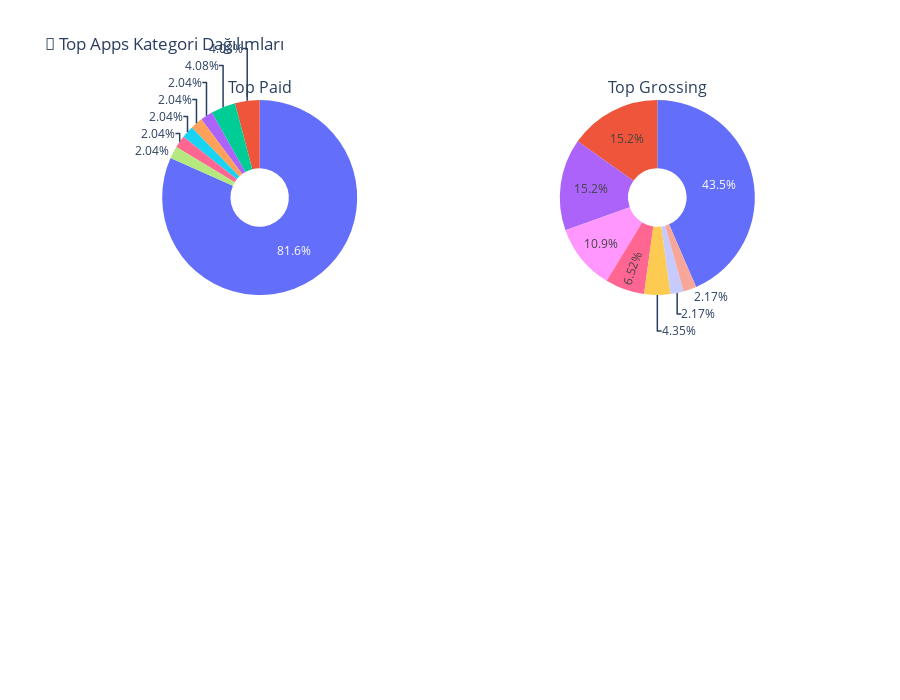

The cell this chart's notebook holds for it:
### Code cell
# Kategori dağılımı analizi
if top_apps_dfs:
    print('\n📊 KATEGORİ DAĞILIMI ANALİZİ')
    print('='*60)
    
    # Her liste için kategori dağılımı
    category_stats = {}
    
    for list_name, df in top_apps_dfs.items():
        if 'category' in df.columns:
            category_counts = df['category'].value_counts()
            category_stats[list_name] = category_counts
            
            print(f'\n{list_name.upper()} - En Popüler Kategoriler:')
            for cat, count in category_counts.head(5).items():
                print(f'  • {cat}: {count} uygulama ({count/len(df)*100:.1f}%)')
    
    # Görselleştirme
    if category_stats:
        fig = make_subplots(
            rows=2, cols=2,
            subplot_titles=[name.replace('_', ' ').title() for name in list(category_stats.keys())[:4]],
            specs=[[{'type': 'pie'}, {'type': 'pie'}],
                   [{'type': 'pie'}, {'type': 'pie'}]]
        )
        
        positions = [(1,1), (1,2), (2,1), (2,2)]
        
        for (list_name, cat_counts), (row, col) in zip(list(category_stats.items())[:4], positions):
            fig.add_trace(
                go.Pie(
                    labels=cat_counts.index[:8],
                    values=cat_counts.values[:8],
                    name=list_name,
                    hole=0.3
                ),
                row=row, col=col
            )
        
        fig.update_layout(
            title_text='📱 Top Apps Kategori Dağılımları',
            height=700,
            showlegend=False
        )
        
        fig.show()

### Figure 1 — Plotly figure (JSON) as saved in the notebook; plotly's stock layout.template omitted (floating-point values rounded to 4 significant figures)
{"data": [{"domain": {"x": [0, 0.45], "y": [0.625, 1]}, "hole": 0.3, "labels": ["Games", "Entertainment", "Education", "Social Networking", "Weather", "Navigation", "Lifestyle", "Utilities"], "name": "top_paid", "type": "pie", "values": [40, 2, 2, 1, 1, 1, 1, 1]}, {"domain": {"x": [0.55, 1], "y": [0.625, 1]}, "hole": 0.3, "labels": ["Games", "Entertainment", "Social Networking", "Photo & Video", "Lifestyle", "Productivity", "Business", "Music"], "name": "top_grossing", "type": "pie", "values": [20, 7, 7, 5, 3, 2, 1, 1]}], "layout": {"annotations": [{"font": {"size": 16}, "showarrow": false, "text": "Top Paid", "x": 0.225, "xanchor": "center", "xref": "paper", "y": 1, "yanchor": "bottom", "yref": "paper"}, {"font": {"size": 16}, "showarrow": false, "text": "Top Grossing", "x": 0.775, "xanchor": "center", "xref": "paper", "y": 1, "yanchor": "bottom", "yref": "paper"}], "height": 700, "showlegend": false, "title": {"text": "📱 Top Apps Kategori Dağılımları"}}}
